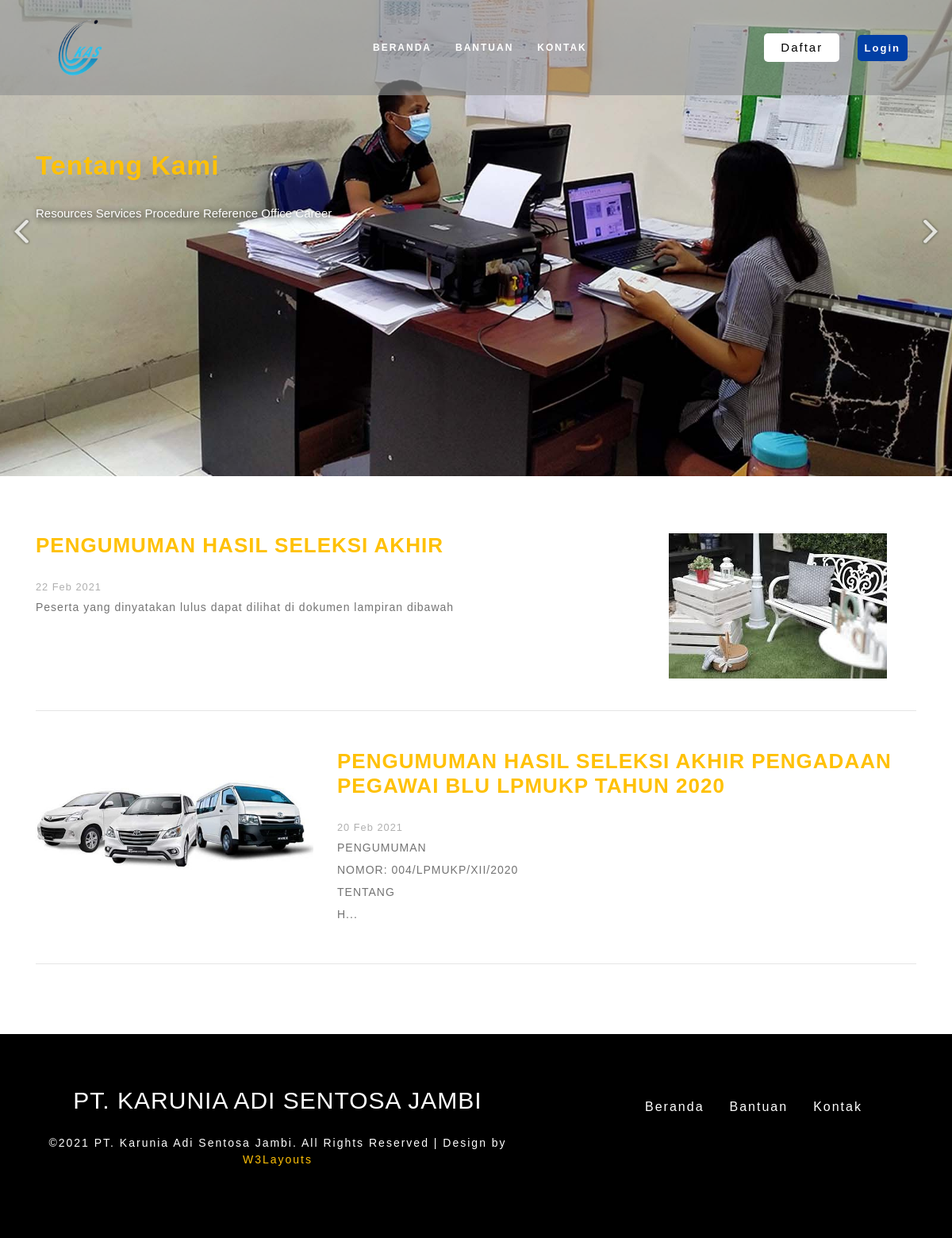
Before: / with the older database file.
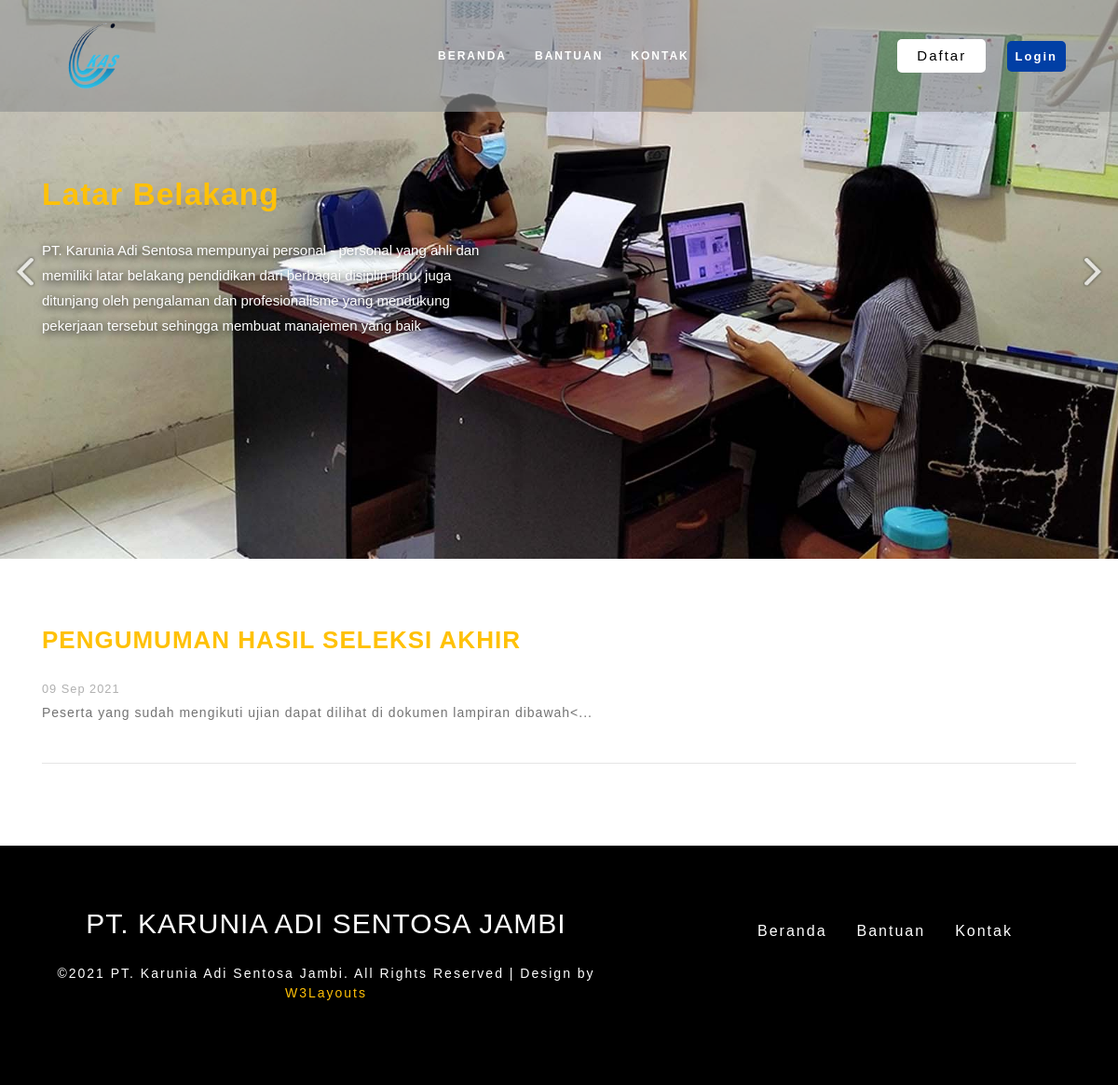
After: the same page with the newer database file.
### tables this page shows
CREATE TABLE IF NOT EXISTS `perusahaan` (
  `id` int(11) NOT NULL AUTO_INCREMENT,
  `lokasi` varchar(100) NOT NULL,
  `judul` text DEFAULT NULL,
  `deskripsi` text DEFAULT NULL,
  PRIMARY KEY (`id`)
);

CREATE TABLE IF NOT EXISTS `pengumuman` (
  `id` int(11) NOT NULL AUTO_INCREMENT,
  `judul` varchar(250) NOT NULL,
  `banner` text DEFAULT NULL,
  `file_lampiran` text DEFAULT NULL,
  `deskripsi` text NOT NULL,
  `timestamps` varchar(21) NOT NULL,
  `tampilkan` tinyint(1) NOT NULL DEFAULT 1,
  PRIMARY KEY (`id`)
);

### application/controllers/Welcome.php (called while the page is built, shortened)
<?php
class Welcome extends CI_Controller {
    function __construct()
    {
        $this->load->model('Pekerjaan_model');
    }
	public function index()
	{
		$this->load->model("Pengumuman_model");
		$data = array(
			'data_loker'=>$this->Pengumuman_model->get_pengumuman(),
			'content'=>'home'
		);
		$this->load->view('container',$data);
	}
}

### index.php (called while the page is built, shortened)
<?php
require_once BASEPATH.'core/CodeIgniter.php';

### application/helpers/default_helper.php (called while the page is built, shortened)
<?php  if ( ! defined('BASEPATH')) exit('No direct script access allowed');
function str_shortened($str, $lenght, $ext = "..."){
	$res = NULL;
	if(strlen($str)>$lenght){
		$res = substr($str, 0, $lenght).$ext;
	}else{
		$res = $str;
	}
	return $res;
}
function is_odd($number){
	if($number % 2 == 0){
        return false;
    }
    else{
        return true;
    }
}

### application/models/Pengumuman_model.php (called while the page is built, shortened)
<?php
class Pengumuman_model extends CI_Model
{
    function get_pengumuman()
    {
        $this->db->where("tampilkan", "1");
        $this->db->order_by("timestamps", "DESC");
        $this->db->limit(10, 0);
        return $this->db->get("pengumuman")->result();
    }
}

### application/views/home.php (the view, shortened to what this page needs)
<?php
$slider1 = $this->db->where("lokasi", "slider 1")->get("perusahaan")->row();
?>
<div class="slider">
   <div class="callbacks_container">
      <ul class="rslides" id="slider4">
         <li>
            <div class="slider-img one-img">
               <div class="container">
                  <div class="slider-info ">
                     <div class="slider-sub">
                        <h6><?php echo ($slider1->judul) ?></h6>
                     </div>
                     <div class="bottom-info">
                        <p>
                           <?php echo ($slider1->deskripsi) ?>
                        </p>
                     </div>
                  </div>
               </div>
            </div>
         </li>
      </ul>
   </div>
</div>
<?php if (count($data_loker) >= 1) : ?>
   <section class="py-lg-4 py-md-3 py-sm-3 py-3" id="service">
      <div class="container py-lg-5 py-md-5 py-sm-4 py-3">
         <?php
         $no = 1;
         $defaultimg = "assets/images/gallery/ser3.png";
         foreach ($data_loker as $key => $value) : ?>
            <?php
            $img = $defaultimg;
            if (isset($value->banner)) {
               if ($value->banner != NULL) {
                  $img = $value->banner;
               }
            } ?>
            <?php if (is_odd($no)) : ?>
               <div class="row top-service pb-lg-4 pb-md-3 pb-2">
                  <div class="col-lg-8 col-md-8 service-wthree-info-left">
                     <a href="Welcome/berita/<?php echo $value->id ?>">
                        <h4 class="mb-lg-4 mb-3"><?php echo $value->judul ?></h4>
                     </a>
                     <small style="color: #b0b0b0"><?php echo date("d M Y", $value->timestamps) ?></small><br>
                     <?php echo str_shortened($value->deskripsi, 80, "...") ?>
                  </div>
                  <div class="col-lg-4 col-md-4 ser-service gap-service text-center">
                     <div class="service-icon-one">
                        <img src="<?php echo $img ?>" alt="" class="img-fluid">
                     </div>
                  </div>
               </div>
            <?php else : ?>
               <div class=" my-lg-5 my-md-4 my-sm-4 my-3 row mid-service">
                  <div class="col-lg-4 col-md-4 ser-service  text-center">
                     <div class="service-icon-two move-right">
                        <img src="<?php echo $img ?>" alt="" class="img-fluid">
                     </div>
                  </div>
                  <div class="col-lg-8 col-md-8 service-wthree-info-left">
                     <a href="Welcome/berita/<?php echo $value->id ?>">
                        <h4 class="mb-lg-4 mb-3"><?php echo $value->judul ?></h4>
                     </a>
                     <small style="color: #b0b0b0"><?php echo date("d M Y", $value->timestamps) ?></small><br>
                     <?php echo str_shortened($value->deskripsi, 80, "...") ?>
                  </div>
               </div>
            <?php endif ?>
            <hr>
            <?php $no++; ?>
         <?php endforeach ?>
      </div>
   </section>
<?php endif ?>

### application/views/container.php (shortened to what this page needs)
<!DOCTYPE html>
<html lang="zxx">
<head>
   <link href="assets/css/bootstrap.min.css" rel="stylesheet" type="text/css" media="all">
   <link href="assets/css/font-awesome.css" rel="stylesheet">
   <link href="assets/css/style.css" rel='stylesheet' type='text/css' media="all">
   <link href="assets/css/font1.css" rel="stylesheet">
   <link href="assets/css/font2.css" rel="stylesheet">
</head>
<body>
   <?php $this->load->view("_partials/navbar") ?>
   <?php $this->load->view($content) ?>
   <?php $this->load->view("_partials/footer") ?>
</body>
</html>

### application/views/_partials/navbar.php (shortened to what this page needs)
<div class="header-outs" id="header">
   <div class="header-w3layouts" style="background-color: rgba(146, 148, 147, 0.64) !important;">
      <nav class="navbar navbar-expand-lg navbar-light">
         <div class="hedder-up">
            <?php $l = (base_url($this->db->where("lokasi", "logo")->get("perusahaan")->row()->deskripsi)) ?>
            <h1><a class="navbar-brand" href="index"><img src="<?php echo ($l) ?>" alt="" style="max-width: 90px;"></a></h1>
         </div>
         <div class="collapse navbar-collapse justify-content-end" id="navbarSupportedContent">
            <ul class="navbar-nav ">
               <li class="nav-item">
                  <a class="nav-link" href="Welcome">Beranda</a>
               </li>
               <li class="nav-item">
                  <a href="Welcome/help" class="nav-link ">Bantuan</a>
               </li>
               <li class="nav-item">
                  <a href="Welcome/contact" class="nav-link">Kontak</a>
               </li>
            </ul>
            <div class="both-butns">
               <ul>
                  <li>
                     <button type="button" class="register-hedder" data-toggle="modal" data-target="#exampleModalCenter2">
                        Daftar
                     </button>
                  </li>
                  <li>
                     <div class="contact-hedder">
                        <button type="button" class="btn login-hedder" data-toggle="modal" data-target="#exampleModalCenter">
                           Login
                        </button>
                     </div>
                  </li>
               </ul>
            </div>
         </div>
      </nav>
   </div>
</div>

### application/views/_partials/footer.php (shortened to what this page needs)
<footer class="buttom-footer py-lg-5 py-md-4 py-sm-3 py-3">
   <div class="container-fluid py-3">
      <div class="row">
         <div class="col-lg-7 col-md-7">
            <div class="headder-logo-icon text-center">
               <h2><a href="index.html">PT. Karunia Adi Sentosa Jambi</a></h2>
            </div>
            <div class="footer-bottom py-lg-4 py-md-3 py-2 text-center">
               <p>©2021 PT. Karunia Adi Sentosa Jambi. All Rights Reserved | Design by <a href="http://www.W3Layouts.com" target="_blank">W3Layouts</a></p>
            </div>
         </div>
         <div class="col-lg-5 col-md-5">
            <div class="buttom-nav py-2">
               <nav class="border-line">
                  <ul class="nav justify-content-center">
                     <li class="nav-item">
                        <a href="Welcome" class="nav-link">Beranda</a>
                     </li>
                     <li class="nav-item">
                        <a href="" class="nav-link">Bantuan</a>
                     </li>
                     <li class="nav-item">
                        <a href="" class="nav-link">Kontak</a>
                     </li>
                  </ul>
               </nav>
            </div>
         </div>
      </div>
   </div>
</footer>

Changed rows visible on the page:
removed pengumuman: banner (picture), judul "PENGUMUMAN HASIL SELEKSI AKHIR PENGADAAN PEGAWAI BLU LPMUKP TAHUN 2020", timestamps "20 Feb 2021", deskripsi "PENGUMUMAN NOMOR: 004/LPMUKP/XII/2020 TENTANG H..."
changed perusahaan: judul "Tentang Kami" → "Latar Belakang"; deskripsi "Resources Services Procedure Reference Office Career" → "PT. Karunia Adi Sentosa mempunyai personal - personal yang ahli dan memiliki latar belakang pendidikan dari berbagai disiplin ilmu, juga ditunjang oleh pengalaman dan profesionalisme yang mendukung pekerjaan tersebut sehingga membuat manajemen yang baik"
changed pengumuman "PENGUMUMAN HASIL SELEKSI AKHIR": timestamps "22 Feb 2021" → "09 Sep 2021"; deskripsi "Peserta yang dinyatakan lulus dapat dilihat di dokumen lampiran dibawah" → "Peserta yang sudah mengikuti ujian dapat dilihat di dokumen lampiran dibawah<..."; banner: picture removed
